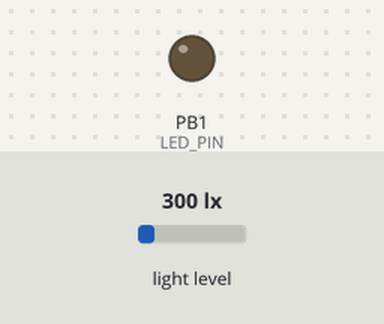
Bench run of a sketch on a simulated ATtiny85, built with avr-gcc and run on an emulated ATtiny85. On the bench: output pins drawn as LEDs (lit = HIGH). The inputs (shaded band) are chosen by the test bench; at power-on: light level 300 lx. Sleep ends after the set time or at an interrupt; no radio packets arrive unless stated.

Above: at 20.4 s.
At 41.9 s:
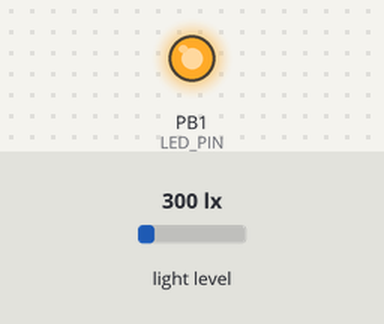
Timing chart, 0 to 53.3 s (numbered marks = the images above):
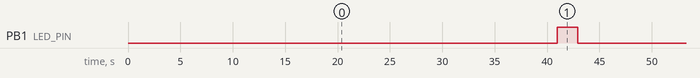

Measured:
- by itself, PB1 (LED_PIN): alternates HIGH for 2.0 s and LOW for 39.0 s

The sketch:

DigiSparkAM2320RF433.ino
```cpp
//AM2320 1(VDD), 2(SDA), 3(GND), 4(SCL)
//P0(SDA), P2(SCL)

#include <avr/sleep.h>
#include <avr/wdt.h>
#include <avr/power.h>
#include <VirtualWire.h>
#include <Wire.h>

#define aca_disable() (ACSR |= _BV(ACD))
#define adc_disable() (ADCSRA &= ~_BV(ADEN))
#define adc_enable()  (ADCSRA |=  _BV(ADEN))

#define AM2320_CMD_READREG    0x03  ///< read register command
#define AM2320_REG_TEMP_H     0x02  ///< temp register address
#define AM2320_REG_HUM_H      0x00  ///< humidity register address
#define AM2320_I2C_ADDR       0x5C

#define TX_PIN  4     //pin where your transmitter is connected
#define LED_PIN 1     //pin for blinking LED
#define TX_SPEED              2048

struct package
{
  uint8_t sender: 4, session: 2, type: 2;
  uint16_t value;
};

typedef struct package Package;
Package data;
uint8_t buflen = sizeof(data);
uint8_t buf[sizeof(data)];

volatile byte watchdog_counter = 0;

ISR(WDT_vect)
{
  watchdog_counter++;
}

void initializeWatchdogTimer(byte sleep_time)
{
  wdt_reset();
  wdt_enable(sleep_time);
  WDTCR |= _BV(WDIE);       //Enable watchdog interrupts
}

void setup()
{
  pinMode(LED_PIN, OUTPUT);
  initializeWatchdogTimer(WDTO_8S);
  vw_set_ptt_inverted(false);
  vw_set_tx_pin(TX_PIN);
  vw_setup(TX_SPEED);
  Wire.begin();
  data.sender = 1;

  aca_disable();
  adc_disable();
//(conflict with I2C)  DIDR0 = 0x3F; //Disable digital input buffers on all ADC0-ADC5 pins.
  power_all_disable();
}

void loop() {
  set_sleep_mode(SLEEP_MODE_PWR_DOWN);
  sleep_enable();
  sleep_bod_disable();
  sleep_cpu();

  // wake up here every 8 secs, counter was incremented by ISR
  if (watchdog_counter < 5 )
  {
    WDTCR |= _BV(WDIE);       //Enable watchdog interrupts
    return; // wait for 5 * 8 seconds
  }

  watchdog_counter = 0;

  sleep_disable();

  power_all_enable();
  adc_enable();

  PORTB |= (1 << PB1);      //replaces digitalWrite(pinLED, HIGH);

  if (data.session % 5 == 0)
  {
    data.type = 0;
    data.value = (float)readVcc();
  }
  else if (data.session % 3 == 0)
  {
    data.type = 2;
    data.value = am2320_readRegister16(AM2320_REG_HUM_H);
  }
  else
  {
    data.type = 1;
    data.value = am2320_readRegister16(AM2320_REG_TEMP_H);
  }

  buf[0] = data.sender | data.session << 4 | data.type << 6;
  buf[1] = data.value & 0xff;
  buf[2] = (data.value >> 8) & 0xff;

  uint8_t iteration = 0;

  while (iteration < 33)
  {
    vw_send((uint8_t *)&buf, buflen);
    vw_wait_tx();
    iteration++;
  }

  data.session++;

  PORTB &= ~(1 << PB1);    //replaces digitalWrite(pinLED, LOW);

  WDTCR |= _BV(WDIE);       //Enable watchdog interrupts
  adc_disable();
  power_all_disable();
}

uint16_t readVcc(void)
{
  uint16_t result;
  // Read 1.1V reference against Vcc
  ADMUX = (0 << REFS0) | (12 << MUX0);
  delay(2); // Wait for Vref to settle
  ADCSRA |= (1 << ADSC); // Convert
  while (bit_is_set(ADCSRA, ADSC));
  result = ADCW;
  return 1125300L / result; // Back-calculate AVcc in mV
}

uint16_t am2320_readRegister16(uint8_t reg) {
  // wake up
  Wire.beginTransmission(AM2320_I2C_ADDR);
  Wire.write(0x00);
  Wire.endTransmission();
  delay(10); // wait 10 ms
  Wire.beginTransmission(AM2320_I2C_ADDR);
  Wire.endTransmission();

  // send a command to read register
  Wire.beginTransmission(AM2320_I2C_ADDR);
  Wire.write(AM2320_CMD_READREG);
  Wire.write(reg);
  Wire.write(2);  // 2 bytes
  Wire.endTransmission();

  delay(2);  // wait 2 ms

  // 2 bytes preamble, 2 bytes data, 2 bytes CRC
  Wire.requestFrom(AM2320_I2C_ADDR, (uint8_t)6);
  if (Wire.available() != 6)
    return 0xFFFF;

  uint8_t buffer[6];
  for (int i = 0; i < 6; i++) {
    buffer[i] = Wire.read();
    //Serial.print("byte #"); Serial.print(i); Serial.print(" = 0x"); Serial.println(buffer[i], HEX);
  }

  if (buffer[0] != 0x03)   return 0xFFFF; // must be 0x03 modbus reply
  if (buffer[1] != 2)      return 0xFFFF; // must be 2 bytes reply

  uint16_t the_crc = buffer[5];
  the_crc <<= 8;
  the_crc |= buffer[4];
  uint16_t calc_crc = am2320_crc16(buffer, 4); // preamble + data
  //Serial.print("CRC: 0x"); Serial.println(calc_crc, HEX);
  if (the_crc != calc_crc)
    return 0xFFFF;

  // All good!
  uint16_t ret = buffer[2];
  ret <<= 8;
  ret |= buffer[3];

  return ret;
}

uint16_t am2320_crc16(uint8_t *buffer, uint8_t nbytes) {
  uint16_t crc = 0xffff;
  for (int i = 0; i < nbytes; i++) {
    uint8_t b = buffer[i];
    crc ^= b;
    for (int x = 0; x < 8; x++) {
      if (crc & 0x0001) {
        crc >>= 1;
        crc ^= 0xA001;
      } else {
        crc >>= 1;
      }
    }
  }
  return crc;
}
```
